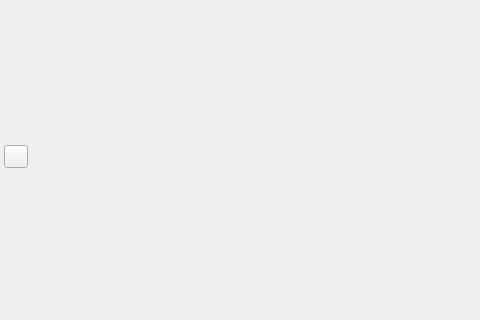
<?xml version="1.0" encoding="UTF-8"?>
<ui version="4.0">
  <class>AboutWidget</class>
  <widget class="QWidget" name="AboutWidget">
    <property name="geometry">
      <rect>
        <x>0</x>
        <y>0</y>
        <width>480</width>
        <height>320</height>
      </rect>
    </property>
    <property name="windowTitle">
      <string>About Linea</string>
    </property>
    <layout class="QVBoxLayout" name="verticalLayout">
      <property name="leftMargin">
        <number>4</number>
      </property>
      <property name="topMargin">
        <number>4</number>
      </property>
      <property name="rightMargin">
        <number>4</number>
      </property>
      <property name="bottomMargin">
        <number>4</number>
      </property>
      <item>
        <widget class="QToolButton" name="closeButton">
          <property name="icon">
            <iconset theme="close">
              <normaloff>:/icons/close-white</normaloff>
            </iconset>
          </property>
        </widget>
      </item>
      <item>
        <spacer name="bottomSpacer">
          <property name="orientation">
            <enum>Qt::Vertical</enum>
          </property>
          <property name="sizeType">
            <enum>QSizePolicy::Expanding</enum>
          </property>
        </spacer>
      </item>
    </layout>
  </widget>
</ui>
